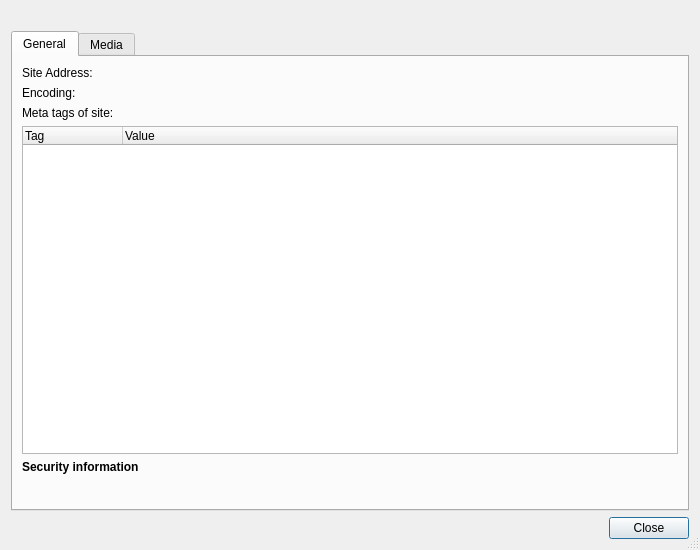
<?xml version="1.0" encoding="UTF-8"?>
<ui version="4.0">
 <class>SiteInfoDialog</class>
 <widget class="QDialog" name="SiteInfoDialog">
  <property name="geometry">
   <rect>
    <x>0</x>
    <y>0</y>
    <width>700</width>
    <height>550</height>
   </rect>
  </property>
  <property name="windowTitle">
   <string>Site Information</string>
  </property>
  <property name="sizeGripEnabled">
   <bool>true</bool>
  </property>
  <layout class="QVBoxLayout" name="verticalLayout">
   <item>
    <widget class="QLabel" name="heading">
     <property name="text">
      <string notr="true"/>
     </property>
     <property name="wordWrap">
      <bool>true</bool>
     </property>
    </widget>
   </item>
   <item>
    <widget class="QTabWidget" name="tabWidget">
     <property name="currentIndex">
      <number>0</number>
     </property>
     <widget class="QWidget" name="generalTab">
      <attribute name="title">
       <string>General</string>
      </attribute>
      <layout class="QVBoxLayout" name="verticalLayout_2">
       <item>
        <layout class="QGridLayout" name="gridLayout">
         <item row="0" column="0">
          <widget class="QLabel" name="label">
           <property name="text">
            <string>Site Address:</string>
           </property>
          </widget>
         </item>
         <item row="0" column="1">
          <widget class="QLabel" name="siteAddressLabel">
           <property name="sizePolicy">
            <sizepolicy hsizetype="Expanding" vsizetype="Preferred">
             <horstretch>0</horstretch>
             <verstretch>0</verstretch>
            </sizepolicy>
           </property>
          </widget>
         </item>
         <item row="1" column="0">
          <widget class="QLabel" name="label_2">
           <property name="text">
            <string>Encoding:</string>
           </property>
          </widget>
         </item>
         <item row="1" column="1">
          <widget class="QLabel" name="encodingLabel">
           <property name="sizePolicy">
            <sizepolicy hsizetype="Expanding" vsizetype="Preferred">
             <horstretch>0</horstretch>
             <verstretch>0</verstretch>
            </sizepolicy>
           </property>
          </widget>
         </item>
        </layout>
       </item>
       <item>
        <widget class="QLabel" name="label_9">
         <property name="text">
          <string>Meta tags of site:</string>
         </property>
        </widget>
       </item>
       <item>
        <widget class="QTreeWidget" name="tagsTree">
         <property name="alternatingRowColors">
          <bool>true</bool>
         </property>
         <property name="rootIsDecorated">
          <bool>false</bool>
         </property>
         <property name="itemsExpandable">
          <bool>false</bool>
         </property>
         <property name="wordWrap">
          <bool>false</bool>
         </property>
         <column>
          <property name="text">
           <string>Tag</string>
          </property>
         </column>
         <column>
          <property name="text">
           <string>Value</string>
          </property>
         </column>
        </widget>
       </item>
       <item>
        <layout class="QGridLayout" name="gridLayout_2">
         <item row="0" column="0" colspan="4">
          <widget class="QLabel" name="label_4">
           <property name="sizePolicy">
            <sizepolicy hsizetype="Fixed" vsizetype="Preferred">
             <horstretch>0</horstretch>
             <verstretch>0</verstretch>
            </sizepolicy>
           </property>
           <property name="text">
            <string>&lt;b&gt;Security information&lt;/b&gt;</string>
           </property>
          </widget>
         </item>
         <item row="1" column="0">
          <spacer name="horizontalSpacer">
           <property name="orientation">
            <enum>Qt::Horizontal</enum>
           </property>
           <property name="sizeType">
            <enum>QSizePolicy::Fixed</enum>
           </property>
           <property name="sizeHint" stdset="0">
            <size>
             <width>20</width>
             <height>20</height>
            </size>
           </property>
          </spacer>
         </item>
         <item row="1" column="1">
          <widget class="QLabel" name="securityLabel">
           <property name="text">
            <string/>
           </property>
          </widget>
         </item>
         <item row="1" column="2">
          <spacer name="horizontalSpacer_2">
           <property name="orientation">
            <enum>Qt::Horizontal</enum>
           </property>
           <property name="sizeHint" stdset="0">
            <size>
             <width>40</width>
             <height>20</height>
            </size>
           </property>
          </spacer>
         </item>
        </layout>
       </item>
      </layout>
     </widget>
     <widget class="QWidget" name="mediaTab">
      <attribute name="title">
       <string>Media</string>
      </attribute>
      <layout class="QVBoxLayout" name="verticalLayout_4">
       <item>
        <widget class="QTreeWidget" name="imagesTree">
         <property name="alternatingRowColors">
          <bool>true</bool>
         </property>
         <property name="rootIsDecorated">
          <bool>false</bool>
         </property>
         <property name="itemsExpandable">
          <bool>false</bool>
         </property>
         <column>
          <property name="text">
           <string>Image</string>
          </property>
         </column>
         <column>
          <property name="text">
           <string>Image Address</string>
          </property>
         </column>
        </widget>
       </item>
       <item>
        <widget class="QLabel" name="label_5">
         <property name="text">
          <string>&lt;b&gt;Preview&lt;/b&gt;</string>
         </property>
        </widget>
       </item>
       <item>
        <widget class="QGraphicsView" name="imagePreview"/>
       </item>
      </layout>
     </widget>
    </widget>
   </item>
   <item>
    <widget class="QDialogButtonBox" name="buttonBox">
     <property name="orientation">
      <enum>Qt::Horizontal</enum>
     </property>
     <property name="standardButtons">
      <set>QDialogButtonBox::Close</set>
     </property>
    </widget>
   </item>
  </layout>
 </widget>
 <tabstops>
  <tabstop>tabWidget</tabstop>
  <tabstop>tagsTree</tabstop>
  <tabstop>imagesTree</tabstop>
  <tabstop>imagePreview</tabstop>
  <tabstop>buttonBox</tabstop>
 </tabstops>
 <resources/>
 <connections>
  <connection>
   <sender>buttonBox</sender>
   <signal>accepted()</signal>
   <receiver>SiteInfoDialog</receiver>
   <slot>accept()</slot>
   <hints>
    <hint type="sourcelabel">
     <x>248</x>
     <y>254</y>
    </hint>
    <hint type="destinationlabel">
     <x>157</x>
     <y>274</y>
    </hint>
   </hints>
  </connection>
  <connection>
   <sender>buttonBox</sender>
   <signal>rejected()</signal>
   <receiver>SiteInfoDialog</receiver>
   <slot>reject()</slot>
   <hints>
    <hint type="sourcelabel">
     <x>316</x>
     <y>260</y>
    </hint>
    <hint type="destinationlabel">
     <x>286</x>
     <y>274</y>
    </hint>
   </hints>
  </connection>
 </connections>
</ui>
